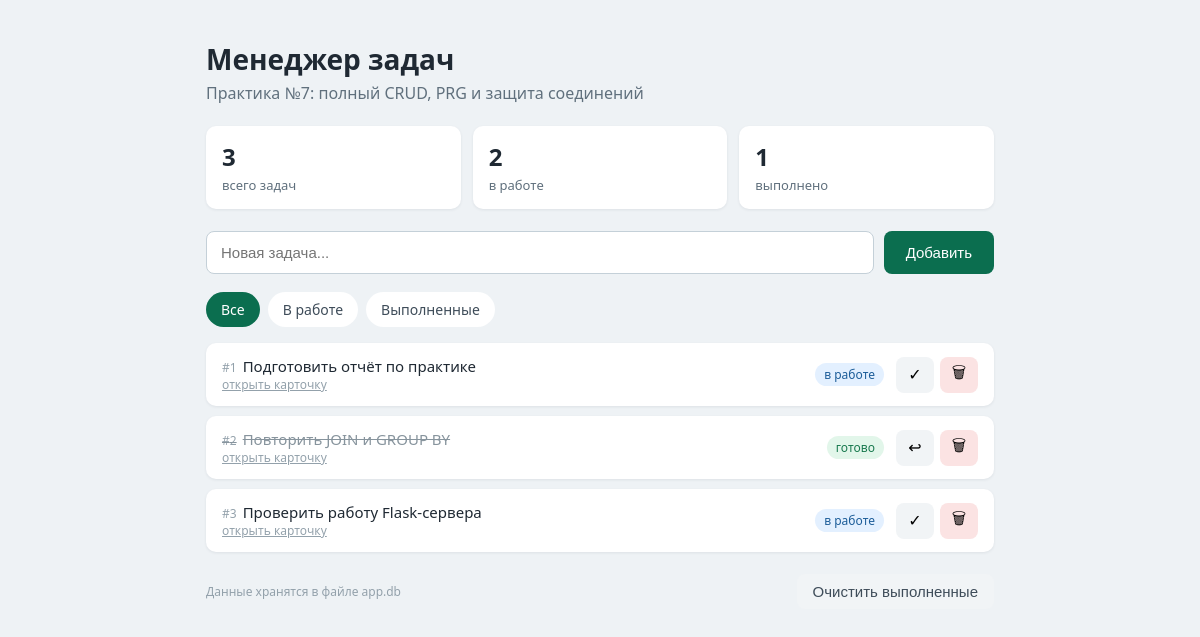
The page / on the database its author committed.
### tables this page shows
CREATE TABLE tasks (
    id     INTEGER PRIMARY KEY AUTOINCREMENT,
    title  TEXT    NOT NULL CHECK (length(trim(title)) > 0),
    status TEXT    NOT NULL DEFAULT 'new'
                  CHECK (status IN ('new', 'done'))
);

### main.py (the view, shortened to what this page needs)
@app.route("/", methods=["GET", "POST"])
def home():
    view = request.args.get("view", "all")
    return render_board(view)

### main.py (called while the page is built)
def connect_db() -> sqlite3.Connection:
    link = sqlite3.connect(DB_FILE)
    link.row_factory = sqlite3.Row
    return link

def fetch_tasks(view: str = "all"):
    sql = "SELECT id, title, status FROM tasks"
    if view == "active":
        sql += " WHERE status = 'new'"
    elif view == "done":
        sql += " WHERE status = 'done'"
    sql += " ORDER BY id"
    link = connect_db()
    try:
        return link.execute(sql).fetchall()
    except sqlite3.Error as err:
        print(f"[выборка] {err}")
        return []
    finally:
        link.close()

def status_stats() -> dict:
    link = connect_db()
    try:
        rows = link.execute(
            "SELECT status, COUNT(*) AS amount FROM tasks GROUP BY status"
        ).fetchall()
        stats = {row["status"]: row["amount"] for row in rows}
        stats["all"] = stats.get("new", 0) + stats.get("done", 0)
        return stats
    except sqlite3.Error as err:
        print(f"[статистика] {err}")
        return {"all": 0, "new": 0, "done": 0}
    finally:
        link.close()

def render_board(view: str = "all", error: str = ""):
    if view not in VIEWS:
        view = "all"
    return render_template(
        "board.html",
        tasks=fetch_tasks(view),
        view=view,
        stats=status_stats(),
        error=error,
    )

### templates/board.html (shortened to what this page needs)
<!DOCTYPE html>
<html lang="ru">
<head>
</head>
<body>
<header>
    <h1>Менеджер задач</h1>
    <p>Практика №7: полный CRUD, PRG и защита соединений</p>
</header>
<div class="stats">
    <div class="stat"><b>{{ stats.all }}</b><span>всего задач</span></div>
    <div class="stat"><b>{{ stats.new }}</b><span>в работе</span></div>
    <div class="stat"><b>{{ stats.done }}</b><span>выполнено</span></div>
</div>
<form class="add" method="POST" action="{{ url_for('home', view=view) }}">
    <input type="text" name="title" maxlength="200"
           placeholder="Новая задача..." required autofocus>
    <button type="submit" class="btn-add">Добавить</button>
</form>
<nav class="tabs">
    <a href="{{ url_for('home', view='all') }}"
       class="{{ 'active' if view == 'all' else '' }}">Все</a>
    <a href="{{ url_for('home', view='active') }}"
       class="{{ 'active' if view == 'active' else '' }}">В работе</a>
    <a href="{{ url_for('home', view='done') }}"
       class="{{ 'active' if view == 'done' else '' }}">Выполненные</a>
</nav>
{% if tasks %}
    <ul class="tasks">
    {% for task in tasks %}
        <li class="task {% if task.status == 'done' %}done{% endif %}">
            <div class="task-main">
                <div class="task-title">
                    <span class="task-id">#{{ task.id }}</span>{{ task.title }}
                </div>
                <a class="task-date" href="{{ url_for('task_card', task_id=task.id) }}">
                    открыть карточку
                </a>
            </div>
            <span class="pill">{{ 'готово' if task.status == 'done' else 'в работе' }}</span>
            <div class="actions">
                <form method="POST"
                      action="{{ url_for('toggle_done', task_id=task.id, view=view) }}">
                    <button type="submit" title="Переключить статус">
                        {{ '↩' if task.status == 'done' else '✓' }}
                    </button>
                </form>
                <form method="POST"
                      action="{{ url_for('delete_one', task_id=task.id, view=view) }}"
                      onsubmit="return confirm('Удалить задачу №{{ task.id }}?');">
                    <button type="submit" class="del" title="Удалить">🗑</button>
                </form>
            </div>
        </li>
    {% endfor %}
    </ul>
{% endif %}
<div class="bottom">
    <span class="hint">Данные хранятся в файле app.db</span>
    {% if stats.done %}
        <form method="POST" action="{{ url_for('clear_completed', view=view) }}"
              onsubmit="return confirm('Удалить все выполненные задачи?');">
            <button type="submit">Очистить выполненные</button>
        </form>
    {% endif %}
</div>
</body>
</html>

### templates/board.html (style rules this page uses)
* { box-sizing: border-box; }
body { font-family: "Segoe UI", Tahoma, sans-serif; background: #eef2f5; color: #1f2933; max-width: 820px; margin: 40px auto; padding: 0 16px 40px; }
header h1 { margin: 0 0 4px; font-size: 28px; }
header p { margin: 0; color: #60707d; }
.stats { display: flex; gap: 12px; margin: 22px 0; }
.stat { flex: 1; background: #fff; border-radius: 10px; padding: 14px 16px; box-shadow: 0 1px 3px rgba(31, 41, 51, .08); }
.stat b { display: block; font-size: 24px; }
.stat span { font-size: 13px; color: #60707d; }
form.add { display: flex; gap: 10px; margin-bottom: 18px; }
form.add input { flex: 1; padding: 12px 14px; border: 1px solid #c4d0d8; border-radius: 8px; font-size: 15px; background: #fff; }
button { border: none; border-radius: 8px; cursor: pointer; font-size: 15px; }
.btn-add { padding: 12px 22px; background: #0b6e4f; color: #fff; }
.tabs { display: flex; gap: 8px; margin-bottom: 16px; }
.tabs a { padding: 7px 14px; border-radius: 20px; background: #fff; color: #3e4c59; text-decoration: none; font-size: 14px; border: 1px solid transparent; }
.tabs a.active { background: #0b6e4f; color: #fff; }
ul.tasks { list-style: none; margin: 0; padding: 0; }
li.task { display: flex; align-items: center; gap: 12px; background: #fff; border-radius: 10px; padding: 13px 16px; margin-bottom: 10px; box-shadow: 0 1px 3px rgba(31, 41, 51, .08); }
.task-main { flex: 1; }
.task-title { font-size: 15px; }
.task-id { color: #93a1ab; font-size: 12px; margin-right: 6px; }
.task-date { display: block; font-size: 12px; color: #93a1ab; }
li.done .task-title { text-decoration: line-through; color: #87949d; }
.pill { font-size: 12px; padding: 3px 9px; border-radius: 12px; background: #e3f0ff; color: #1c5d99; }
li.done .pill { background: #e2f6ea; color: #18794e; }
.actions { display: flex; gap: 6px; }
.actions button { width: 38px; height: 36px; font-size: 16px; background: #f1f4f6; }
.actions .del { background: #fbe3e3; }
.bottom { margin-top: 22px; display: flex; justify-content: space-between; align-items: center; }
.bottom form button { padding: 9px 16px; background: #f1f4f6; color: #3e4c59; }
.hint { font-size: 12px; color: #93a1ab; }

### rows shown on the page
tasks: id "1", title "Подготовить отчёт по практике", status "в работе", status "✓"
tasks: id "2", title "Повторить JOIN и GROUP BY", status "готово", status "↩"
tasks: id "3", title "Проверить работу Flask-сервера", status "в работе", status "✓"

### other values the page prints
{{ stats.all }} "3"
{{ stats.new }} "2"
{{ stats.done }} "1"
